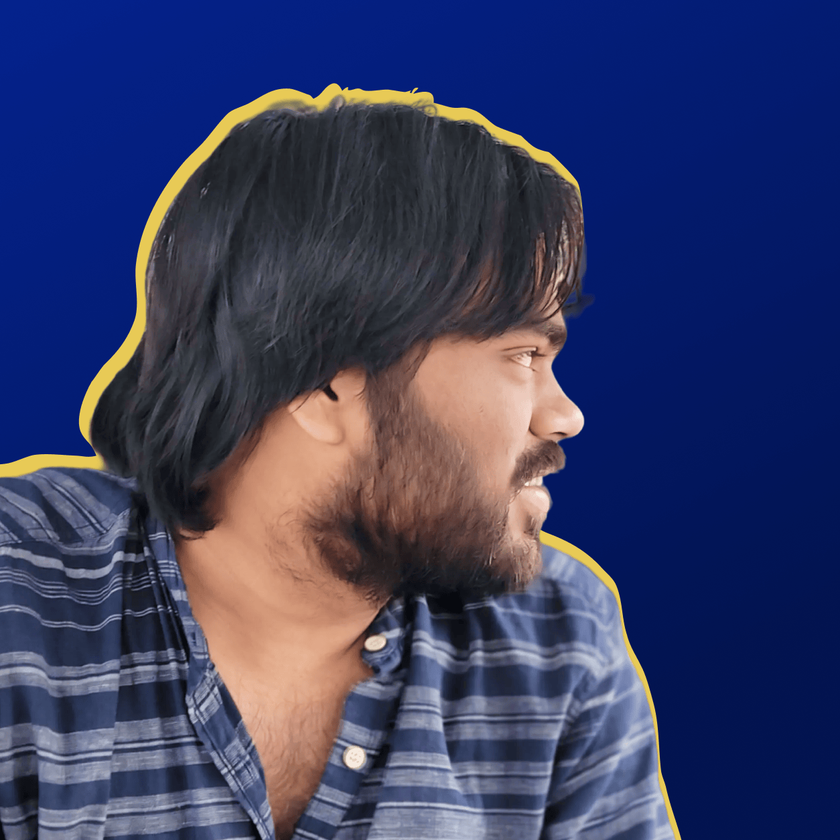
#> input picture source-photo.png, 840 x 840 px, shrunk from 1254 x 1254 before the run
$ python prep_photo.py
#> lines starting #> are read from the running program, lines starting #| are printed output that depends on the picture; after the words box and inside, x2 and y2 are one past the last pixel; in counts of white or black regions, pixels touching at a corner belong together
"""
Prepare the dp (a real photo, cut out sticker-style with a yellow outline on a
flat blue backdrop) for clean ASCII conversion:
  1. isolate the subject: key out the saturated blue backdrop and the yellow
     outline, keep the largest remaining region
  2. CLAHE local contrast so the face reads against the hair/beard, plus a light
     bilateral pass so shirt stripes and skin texture don't turn into noise
  3. stretch tones so skin lands near white and hair/beard stay dark
  4. gently darken edges (difference-of-gaussians) -- eye, nose and mouth lines
     wash out at ascii resolution otherwise
  5. fade the shirt out toward the bottom, composite onto white, crop square

Output: source-prepped.png (grayscale), consumed by make_ascii_svg.py.

    python scripts/prep_photo.py <input.png> [output.png]
"""
import os
import sys

import cv2
import numpy as np
from PIL import Image

HERE = os.path.dirname(os.path.abspath(__file__))
INP = sys.argv[1] if len(sys.argv) > 1 else os.path.join(HERE, "..", "source-photo.png")
OUT = sys.argv[2] if len(sys.argv) > 2 else os.path.join(HERE, "..", "source-prepped.png")

LINE_WEIGHT = 0.45    # how hard edges are pushed toward black
FADE_FROM = 0.80      # start fading the shirt out at this fraction of the height

# 1. cut out the subject
rgb = np.array(Image.open(INP).convert("RGB"))
#> rgb is the input picture: shape (840, 840, 3); mean R, G, B 56.5, 61.3, 100
hsv = cv2.cvtColor(rgb, cv2.COLOR_RGB2HSV)
#> hsv: shape (840, 840, 3); mean H, S, V 97.2, 154.3, 112.1
h, w = rgb.shape[:2]
#> h = 840; w = 840
yellow = cv2.inRange(hsv, (15, 70, 120), (40, 255, 255))
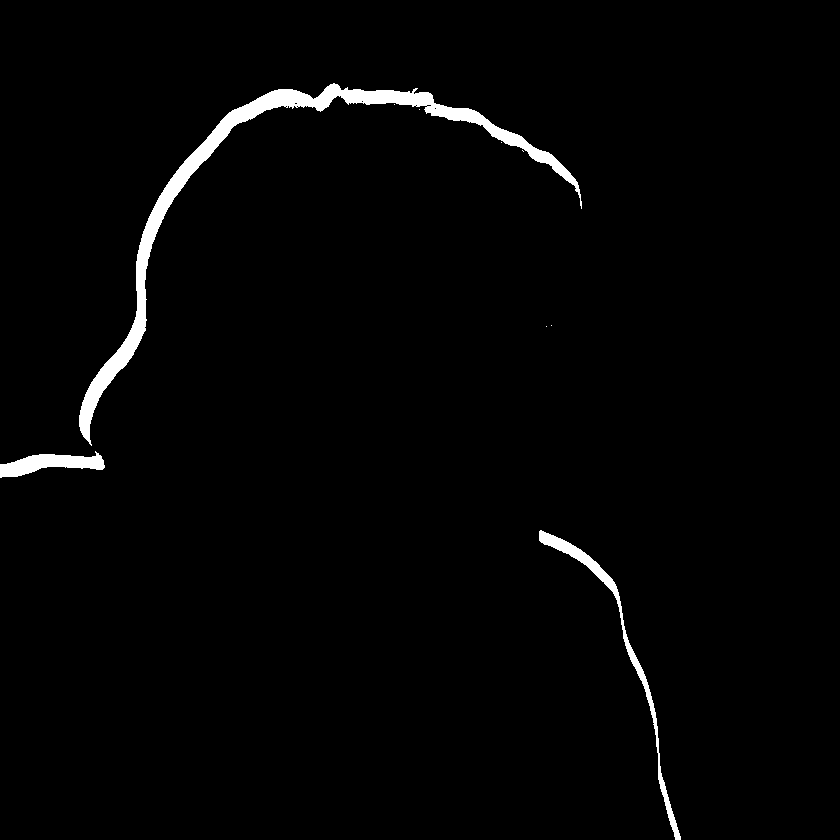
#> yellow: shape (840, 840); 1.9% white; 9 white regions (6 under 20 px), largest, box (x1, y1, x2, y2) and area: (79, 83, 582, 446) 9704, (539, 530, 681, 840) 2125, (0, 451, 105, 478) 1442
yellow = cv2.dilate(yellow, np.ones((5, 5), np.uint8))
#> yellow: shape (840, 840); 2.8% white; 4 white regions, box (x1, y1, x2, y2) and area: (77, 81, 584, 448) 13885, (537, 528, 683, 840) 3930, (0, 449, 107, 480) 1982, (544, 323, 554, 329) 50

backdrop = cv2.inRange(hsv, (100, 170, 20), (130, 255, 255))     # saturated blue; the shirt is greyish
#> backdrop: shape (840, 840); 44.6% white; 8 white regions (6 under 20 px), largest, box (x1, y1, x2, y2) and area: (0, 0, 840, 840) 314366, (566, 298, 576, 303) 23
keep = ((backdrop == 0) & (yellow == 0)).astype(np.uint8)
#> keep: shape (840, 840); values 0 (black) and 1 (white), 53% white; 9 black regions (6 under 20 px), largest, box (x1, y1, x2, y2) and area: (0, 0, 840, 840) 331530, (544, 323, 554, 329) 50, (566, 298, 576, 303) 23
n, regions, stats, _ = cv2.connectedComponentsWithStats(keep, connectivity=4)
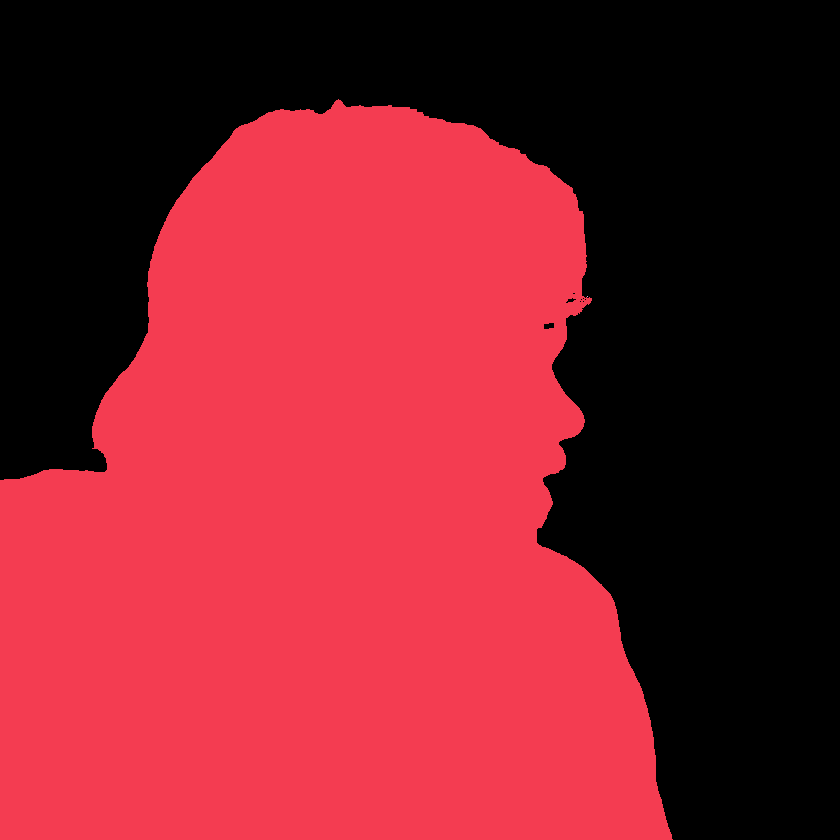
#> regions: shape (840, 840) int32; 3 distinct labels, from 0 to 2; one colour per label, 0 black
#> n = 3; stats = [[0, 0, 840, 840, 331610], [0, 99, 673, 741, 373989], [587, 296, 1, 1, 1]]
biggest = 1 + np.argmax(stats[1:, cv2.CC_STAT_AREA])
#> biggest = 1
alpha = np.where(regions == biggest, 255, 0).astype(np.uint8)
#> alpha: shape (840, 840); 53% white; 9 black regions (6 under 20 px), largest, box (x1, y1, x2, y2) and area: (0, 0, 840, 840) 331531, (544, 323, 554, 329) 50, (566, 298, 576, 303) 23
alpha = cv2.morphologyEx(alpha, cv2.MORPH_OPEN, np.ones((7, 7), np.uint8))
#> alpha: shape (840, 840); 53% white; 2 black regions, box (x1, y1, x2, y2) and area: (0, 0, 840, 840) 331712, (544, 323, 554, 329) 50
gray = cv2.cvtColor(rgb, cv2.COLOR_RGB2GRAY)

# 2. local contrast + smooth texture, keep edges
gray = cv2.createCLAHE(clipLimit=1.2, tileGridSize=(6, 6)).apply(gray)
smooth = gray
for _ in range(4):
    smooth = cv2.bilateralFilter(smooth, 11, 30, 11)
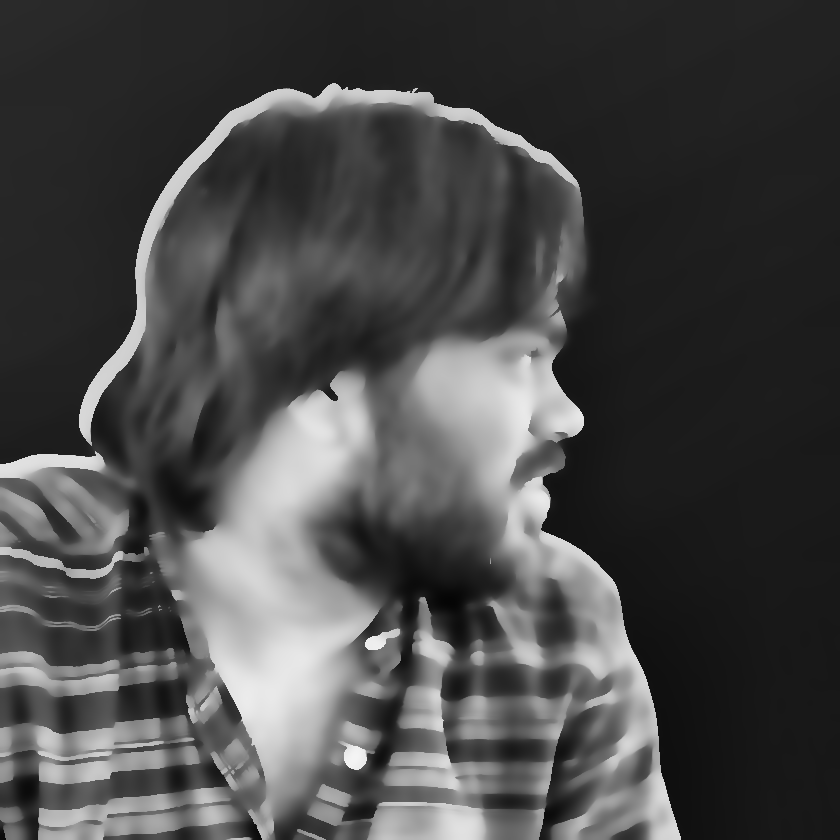
#> smooth: shape (840, 840); min 4, max 244, mean 73.1

# 3. tone stretch over the subject only
lo, hi = np.percentile(smooth[alpha > 128], [4, 97])
#> lo = 30; hi = 216
tone = np.clip((smooth.astype(np.float32) - lo) / (hi - lo), 0, 1)

# 4. dark-on-light ridges -> darken
fine = cv2.GaussianBlur(smooth, (0, 0), 1.5).astype(np.float32)
coarse = cv2.GaussianBlur(smooth, (0, 0), 6).astype(np.float32)
lines = np.clip((coarse - fine) / 40.0, 0, 1)
out = np.clip(tone - LINE_WEIGHT * lines, 0, 1)

# the striped shirt (blue-grey, unlike skin/hair) becomes a soft, light,
# low-contrast silhouette so it doesn't fight the face for attention
shirt = cv2.inRange(hsv, (100, 40, 90), (130, 255, 255))         # hair is the same hue but darker
#> shirt: shape (840, 840); 48.9% white; 372 white regions (345 under 20 px), largest, box (x1, y1, x2, y2) and area: (0, 0, 840, 565) 244036, (305, 546, 669, 840) 51259, (0, 467, 275, 840) 46885
shirt[: int(h * 0.5)] = 0
#> shirt: shape (840, 840); 17.8% white; 228 white regions (209 under 20 px), largest, box (x1, y1, x2, y2) and area: (305, 546, 669, 840) 51259, (0, 467, 275, 840) 46885, (541, 420, 840, 565) 22355
shirt = cv2.morphologyEx(shirt, cv2.MORPH_OPEN, np.ones((9, 9), np.uint8))
#> shirt: shape (840, 840); 14.3% white; 61 white regions, largest, box (x1, y1, x2, y2) and area: (455, 560, 667, 840) 21035, (543, 420, 819, 552) 20838, (104, 745, 241, 840) 6092
shirt = cv2.morphologyEx(shirt, cv2.MORPH_CLOSE, np.ones((71, 71), np.uint8))
#> shirt: shape (840, 840); 24.4% white; 1 white region, box (x1, y1, x2, y2) and area: (0, 420, 840, 840) 172038
shirt = cv2.GaussianBlur(shirt.astype(np.float32) / 255.0, (0, 0), 6) * (alpha / 255.0)
soft = cv2.GaussianBlur(out, (0, 0), 5)
out = (out * (1 - shirt) + (0.50 + 0.35 * soft) * shirt) * 255

# 5. fade the bottom, paste onto white (feathered to avoid a halo), square crop
mask = cv2.GaussianBlur(alpha.astype(np.float32) / 255.0, (0, 0), 1.5)
ramp = np.clip((np.arange(h) / h - FADE_FROM) / (1 - FADE_FROM), 0, 1)[:, None]
#> ramp = 840 values from 0 to 0.994
mask = mask * (1 - ramp ** 1.5)
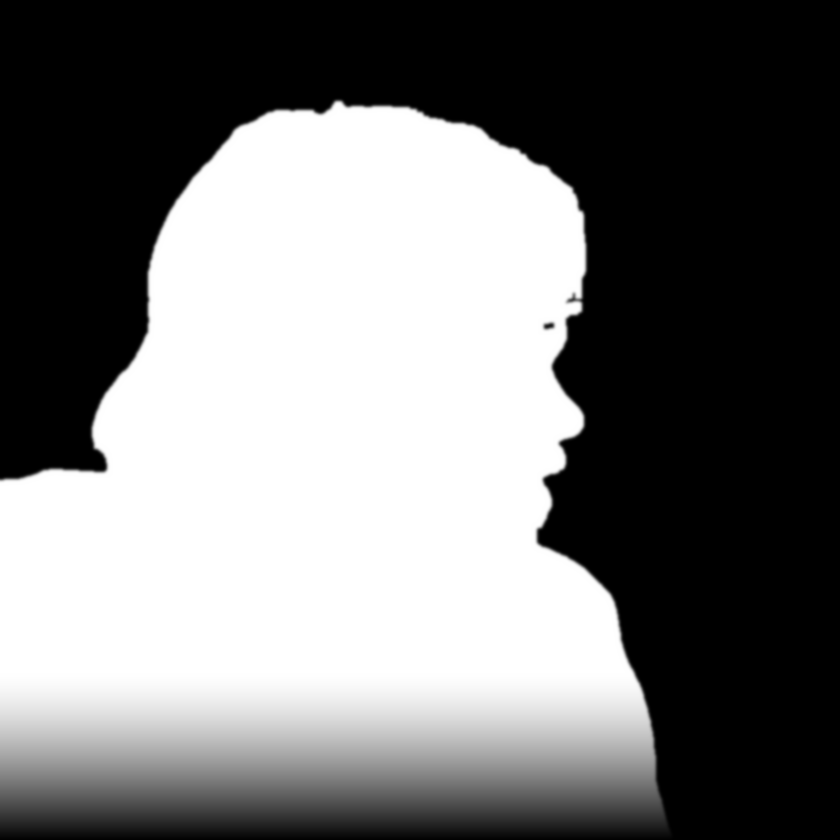
#> mask: shape (840, 840) float64; min 0, max 1, mean 0.467
out = out * mask + 255.0 * (1.0 - mask)
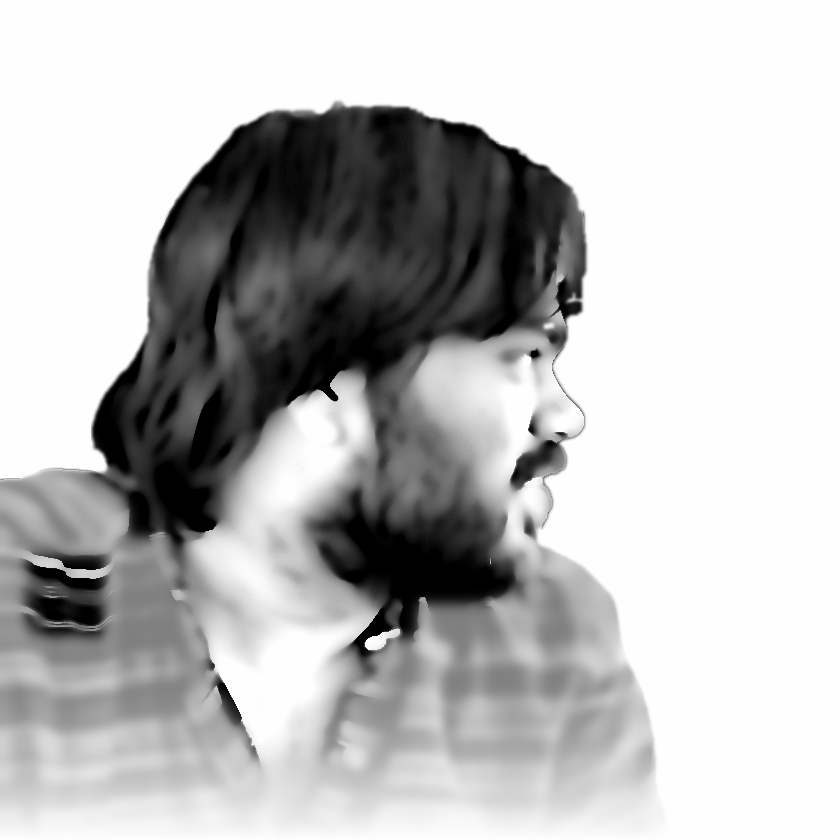
#> out: shape (840, 840) float64; min 0, max 255, mean 189; drawn with min black and max white

ys, xs = np.where(alpha > 20)
side = max(xs.max() - xs.min(), ys.max() - ys.min()) + 60
#> side = 798
cx, cy = (xs.min() + xs.max()) // 2, (ys.min() + ys.max()) // 2
#> cx = 335; cy = 470
canvas = np.full((side, side), 255, np.uint8)
#> canvas: shape (798, 798); every value is 255
x0, y0 = cx - side // 2, cy - side // 2
#> x0 = -64; y0 = 71
sx0, sy0 = max(x0, 0), max(y0, 0)
#> sx0 = 0; sy0 = 71
sx1, sy1 = min(x0 + side, out.shape[1]), min(y0 + side, out.shape[0])
#> sx1 = 734; sy1 = 840
canvas[sy0 - y0:sy1 - y0, sx0 - x0:sx1 - x0] = out[sy0:sy1, sx0:sx1].astype(np.uint8)
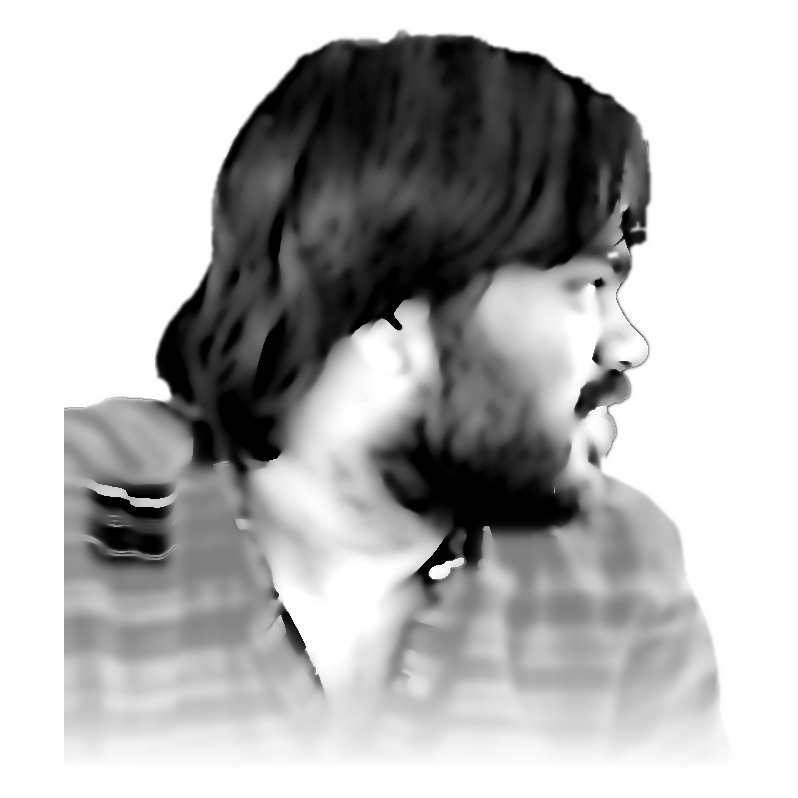
#> canvas: shape (798, 798); min 0, max 255, mean 181.6

Image.fromarray(canvas).save(OUT)
print("wrote", OUT, canvas.shape)
#| wrote scripts/../source-prepped.png (798, 798)
